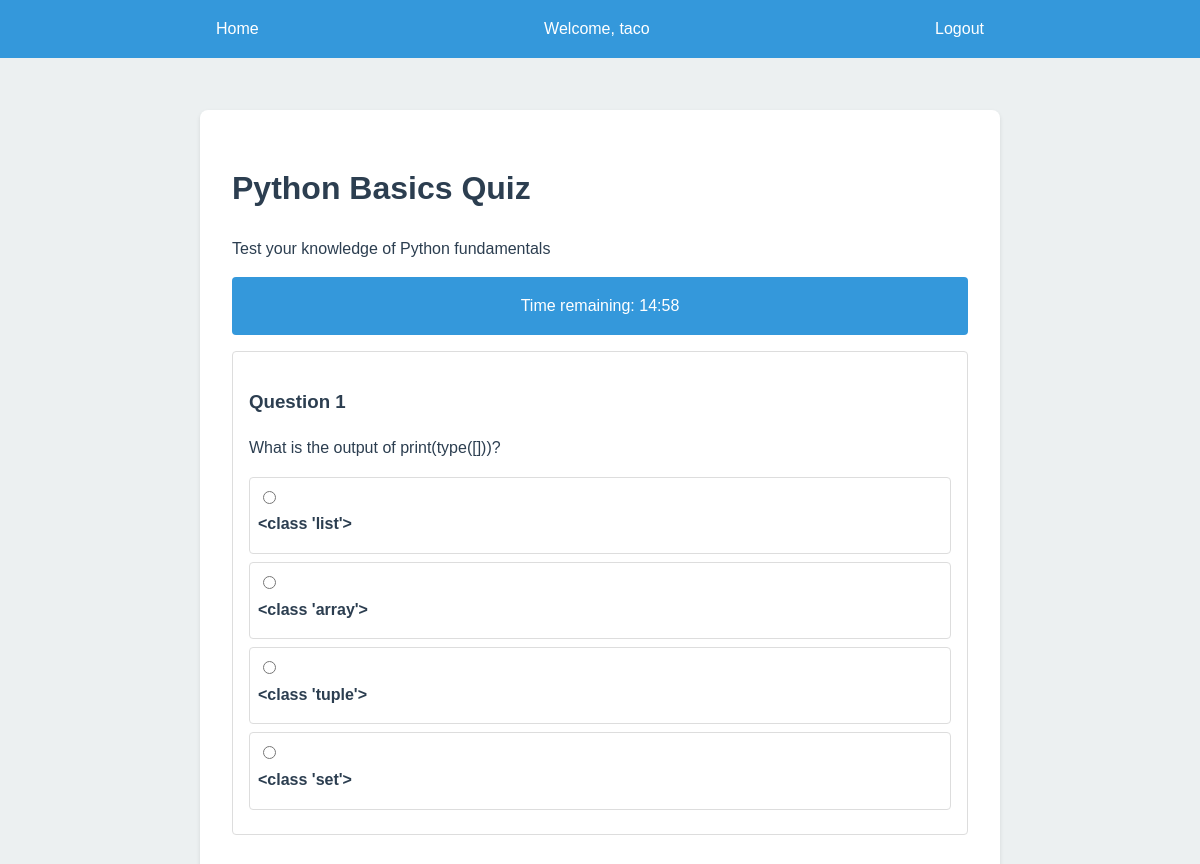
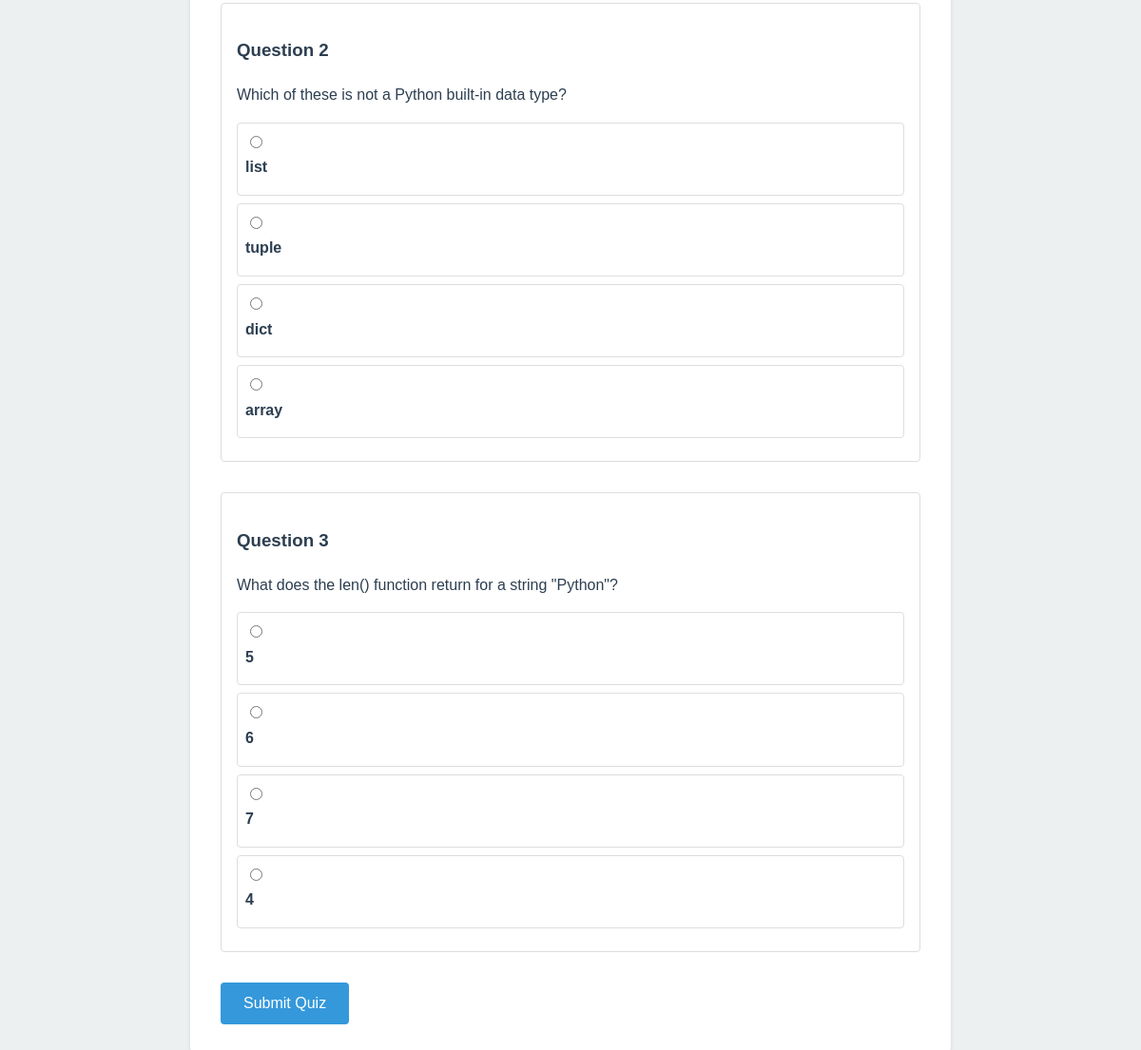
Page /quiz/1 (signed in) on the committed database (2 pictures, top to bottom).
### tables this page shows
CREATE TABLE quizzes (
    id INTEGER PRIMARY KEY AUTOINCREMENT,
    title TEXT NOT NULL,
    description TEXT,
    time_limit INTEGER,  -- in minutes
    created_at TIMESTAMP DEFAULT CURRENT_TIMESTAMP
);

CREATE TABLE questions (
    id INTEGER PRIMARY KEY AUTOINCREMENT,
    quiz_id INTEGER NOT NULL,
    question_text TEXT NOT NULL,
    correct_answer TEXT NOT NULL,
    option_a TEXT NOT NULL,
    option_b TEXT NOT NULL,
    option_c TEXT NOT NULL,
    option_d TEXT NOT NULL,
    FOREIGN KEY (quiz_id) REFERENCES quizzes (id)
);

### app.py (the view)
@app.route('/quiz/<int:quiz_id>')
@login_required  # This decorator ensures only logged-in users can access this route
def take_quiz(quiz_id):
    conn = get_db_connection()
    quiz = Quiz.get_by_id(conn, quiz_id)
    conn.close()
    if not quiz:
        flash('Quiz not found.', 'error')
        return redirect(url_for('index'))
    return render_template('quiz.html', quiz=quiz)

### app.py (called while the page is built)
def get_db_connection():
    conn = sqlite3.connect('database/quiz.db')
    conn.row_factory = sqlite3.Row  # This lets us access columns by name
    return conn

def login_required(f):
    @wraps(f)  # This preserves the original function's metadata
    def decorated_function(*args, **kwargs):
        if 'user_id' not in session:
            flash('Please log in first.', 'error')  # Show error message to user
            return redirect(url_for('login'))  # Redirect to login page
        return f(*args, **kwargs)
    return decorated_function

### models/quiz.py (called while the page is built)
    @staticmethod
    def get_by_id(conn, quiz_id):
        cursor = conn.cursor()
        cursor.execute("SELECT * FROM quizzes WHERE id = ?", (quiz_id,))
        quiz = cursor.fetchone()
        if quiz:
            cursor.execute("SELECT * FROM questions WHERE quiz_id = ?", (quiz_id,))
            quiz = dict(quiz)  # Convert to regular dictionary
            quiz['questions'] = cursor.fetchall()
            return quiz
        return None

### templates/quiz.html (shortened to what this page needs)
{% extends "base.html" %}
{% block content %}
    <div class="quiz-container">
        <h1>{{ quiz.title }}</h1>
        <p class="quiz-description">{{ quiz.description }}</p>
        {% if quiz.time_limit %}
            <div class="timer" id="quiz-timer" data-time-limit="{{ quiz.time_limit }}">
                Time remaining: <span id="time-display">{{ quiz.time_limit }}:00</span>
            </div>
        {% endif %}
        <form method="POST" action="{{ url_for('submit_quiz', quiz_id=quiz.id) }}" id="quiz-form">
            {% for question in quiz.questions %}
                <div class="question-container">
                    <h3>Question {{ loop.index }}</h3>
                    <p class="question-text">{{ question.question_text }}</p>
                    <div class="options-container">
                        {% for option in ['a', 'b', 'c', 'd'] %}
                            <div class="option">
                                <input type="radio"
                                       id="q{{ question.id }}_{{ option }}"
                                       name="question{{ question.id }}"
                                       value="{{ option }}"
                                       required>
                                <label for="q{{ question.id }}_{{ option }}">
                                    {{ question['option_' + option] }}
                                </label>
                            </div>
                        {% endfor %}
                    </div>
                </div>
            {% endfor %}
            <button type="submit" class="button submit-quiz">Submit Quiz</button>
        </form>
    </div>
{% endblock %}

### templates/base.html (shortened to what this page needs)
<!DOCTYPE html>
<html lang="en">
<head>
    <link rel="stylesheet" href="{{ url_for('static', filename='css/style.css') }}">
</head>
<body>
    <nav>
        <ul>
            <li><a href="{{ url_for('index') }}">Home</a></li>
            {% if 'user_id' in session %}
                <li>Welcome, {{ session['username'] }}</li>
                <li><a href="{{ url_for('logout') }}">Logout</a></li>
            {% else %}
                <li><a href="{{ url_for('login') }}">Login</a></li>
                <li><a href="{{ url_for('register') }}">Register</a></li>
            {% endif %}
        </ul>
    </nav>
    <div class="container">
        {% block content %}
        {% endblock %}
    </div>
</body>
</html>

### static/css/style.css (style rules this page uses)
:root { --primary-color: #3498db; --secondary-color: #2980b9; --error-color: #e74c3c; --success-color: #2ecc71; --text-color: #2c3e50; --background-color: #ecf0f1; --container-width: 800px; }
body { font-family: 'Arial', sans-serif; line-height: 1.6; margin: 0; padding: 0; background-color: var(--background-color); color: var(--text-color); }
.container { max-width: var(--container-width); margin: 0 auto; padding: 20px; }
nav { background-color: var(--primary-color); padding: 1rem; color: white; }
nav ul { list-style: none; padding: 0; margin: 0; display: flex; justify-content: space-between; align-items: center; max-width: var(--container-width); margin: 0 auto; }
nav a { color: white; text-decoration: none; padding: 0.5rem 1rem; }
label { display: block; margin-bottom: 0.5rem; font-weight: bold; }
.button { display: inline-block; padding: 0.8rem 1.5rem; background-color: var(--primary-color); color: white; border: none; border-radius: 4px; cursor: pointer; text-decoration: none; font-size: 1rem; }
.quiz-container { background: white; padding: 2rem; border-radius: 8px; box-shadow: 0 2px 4px rgba(0, 0, 0, 0.1); margin: 2rem 0; }
.question-container { margin-bottom: 2rem; padding: 1rem; border: 1px solid #ddd; border-radius: 4px; }
.options-container { margin-top: 1rem; }
.option { margin: 0.5rem 0; padding: 0.5rem; border: 1px solid #ddd; border-radius: 4px; cursor: pointer; }
.timer { background-color: var(--primary-color); color: white; padding: 1rem; border-radius: 4px; text-align: center; margin-bottom: 1rem; }

### rows in the picture
quizzes: title "Python Basics Quiz", description "Test your knowledge of Python fundamentals"
questions: question_text "What is the output of print(type([]))?", option_a "<class 'list'>" "<class 'array'>" "<class 'tuple'>" "<class 'set'>"
questions: question_text "Which of these is not a Python built-in data type?", option_a "list" "tuple" "dict" "array"
questions: question_text "What does the len() function return for a string \"Python\"?", option_a "5" "6" "7" "4"

### other values in the picture
{{ session['username'] }} "taco"
